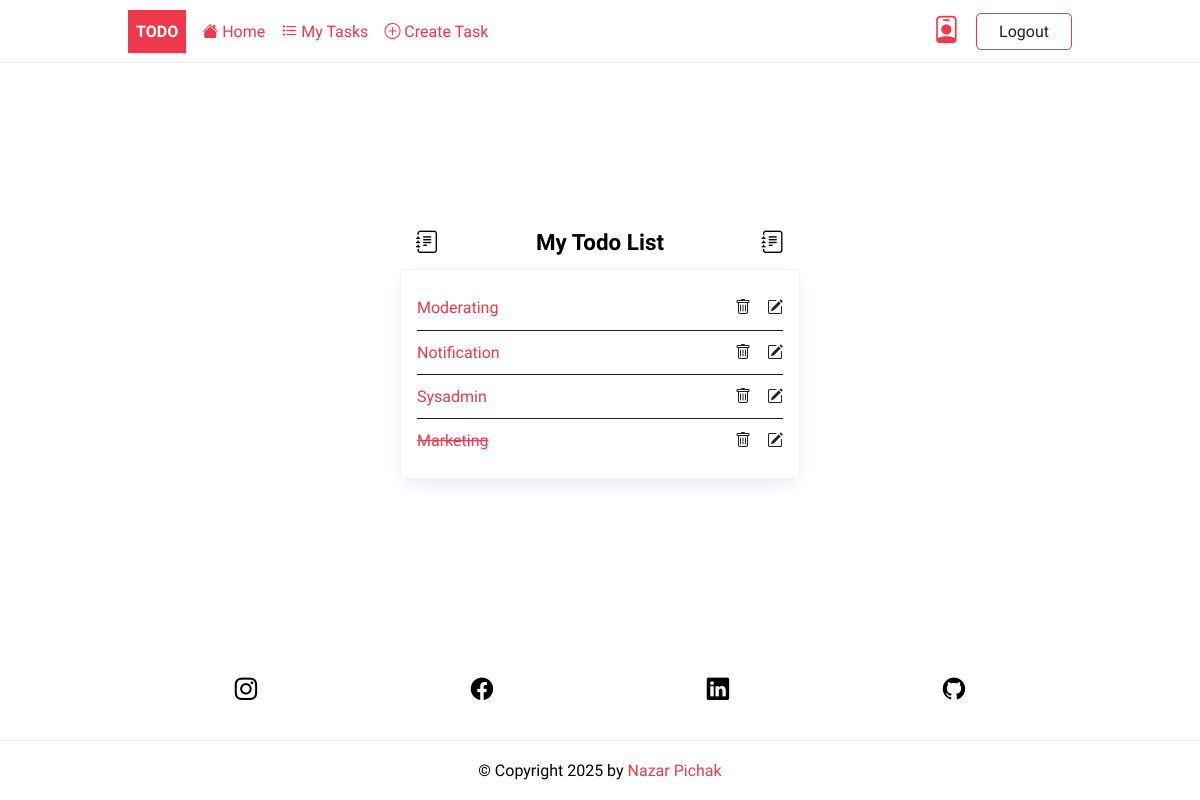
Page /tasks/ (signed in) on the committed database.
### todo/models.py (models this page shows, shortened)
class Task(models.Model):
    title = models.CharField(max_length=255)
    description = models.TextField(null=True, blank=True)
    completed = models.BooleanField(default=False)
    created_at = models.DateTimeField(auto_now_add=True)
    user = models.ForeignKey(User, on_delete=models.CASCADE, null=True, blank=True)
    class Meta:
        ordering = ['completed']

### todo/views.py (the view)
# urls.py: path('tasks/', TaskList.as_view(), name='tasks'),
class TaskList(LoginRequiredMixin, ListView):
    model = Task
    context_object_name = 'tasks'
    def get_context_data(self, **kwargs):
        context = super().get_context_data(**kwargs)
        context['tasks'] = context['tasks'].filter(user=self.request.user)
        return context

### todo/templates/todo/task_list.html
{%extends 'base.html'%}
{% block content %}
<div class="center">
	{% if tasks %}
		<div class="tasks-heading">
			<i class="bi bi-journal-text"></i>
			<h2>My Todo List</h2>
			<i class="bi bi-journal-text"></i>
		</div>
	{% else %}
			<h2>My Todo List</h2>
	{% endif %}
	{% if tasks %}
	    <ul class="tasks">
	    	{% for task in tasks %}
	    		<li><a href="{% url 'task' task.id %}" class="{% if task.completed%}completed{%endif%}">{{ task.title }}</a>
	    			 <div  class="task-controls">
	    			 	<a href="{% url 'task-delete' task.id %}"><i class="bi bi-trash"></i> </a>
	    				<a href="{% url 'task-update' task.id %}"><i class="bi bi-pencil-square"></i></a>
	    	         </div>
	    	    </li>
	    	{% endfor %}
	    {% else %}
	    	<p>🎉 Yay, you have no pending tasks!</p><a href="{% url 'task-create' %}">Create Task</a>
	    {% endif %}
	</ul>
</div>
{% endblock content %}

### static/css/style-frontend.css (style rules this page uses)
:root { --color-primary: #ee394c; --color-secondary: #86b7fe; --color-light: #f2f2f2; --color-gray: #ced4da; --color-dark: #212121; --color-white: #ffffff; --color-error: #e2442f; --color-warning: #ffc900; --color-info: #02a2b9; --color-success: #1ba345; --color-input: #00d1b2; --border-radius: 5px; }
* { margin: 0; padding: 0; box-sizing: border-box; text-rendering: optimizeLegibility; }
html, body { height: 100%; }
body { font-family: 'Dosis', sans-serif; font-size: 1rem; line-height: 1.7; display: flex; flex-direction: column; }
h2 { font-size: 1.4rem; }
a { color: var(--color-primary); text-decoration: none; }
.tasks-heading { display: flex; justify-content: space-between; align-items: center; min-width: 400px; padding-left: 1rem; padding-right: 1rem; padding-bottom: 0.5rem; }
i.bi.bi-journal-text { font-size: 1.4rem; }
.tasks { list-style: none; border: solid 1px var(--color-light); padding: 1rem; border-radius: var(--border-radius); box-shadow: rgb(11 43 158 / 15%) 0px 6px 20px -6px; min-width: 400px; }
.tasks li { display: flex; justify-content: space-between; align-items: center; width: 100%; border-bottom: solid 1px var(--color-dark); padding: 0.5rem 0; }
.tasks li:last-of-type { border-bottom: none; }
.task-controls { display: flex; justify-content: space-between; gap: 1rem; }
.task-controls a { color: var(--color-dark); }
.completed { text-decoration: line-through; }
.center { display: flex; flex-direction: column; align-items: center; justify-content: center; min-height: 70vh; }

### rows in the picture
Task: title "Moderating"
Task: title "Notification"
Task: title "Sysadmin"
Task: title "Marketing"
